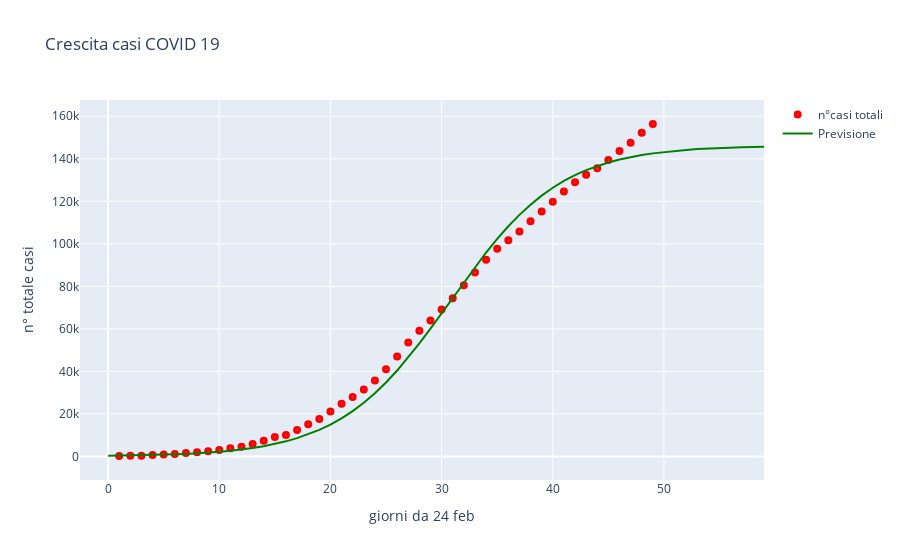

Write notebook code for a chart like this one.
### Markdown cell above
### Plot risultati ottenuti

### Code cell
fig=go.Figure()
fig.add_trace(go.Scatter(x=t, y=Nexp, mode='markers',name='n°casi totali', marker=dict(symbol=[200],color='red', size=8)))
fig.add_trace(go.Scatter(x=t1, y=sigma(t1,*popt), mode='lines',name='Previsione',marker_color='green'))
fig.update_layout(title='Crescita casi COVID 19', \
                  xaxis_title='giorni da 24 feb',yaxis_title='n° totale casi')

### Figure 1 — Plotly figure (JSON) as saved in the notebook; plotly's stock layout.template omitted (floating-point values rounded to 4 significant figures)
{"data": [{"marker": {"color": "red", "size": 8, "symbol": [200]}, "mode": "markers", "name": "n°casi totali", "type": "scatter", "x": [1, 2, 3, 4, 5, 6, 7, 8, 9, 10, 11, 12, 13, 14, 15, 16, 17, 18, 19, 20, 21, 22, 23, 24, 25, 26, 27, 28, 29, 30, 31, 32, 33, 34, 35, 36, 37, 38, 39, 40, 41, 42, 43, 44, 45, 46, 47, 48, 49], "y": [229, 322, 400, 650, 888, 1128, 1694, 2036, 2502, 3089, 3858, 4636, 5883, 7375, 9172, 10149, 12462, 15113, 17660, 21157, 24747, 27980, 31506, 35713, 41035, 47021, 53578, 59138, 63927, 69176, 74386, 80539, 86498, 92472, 97689, 101739, 105792, 110574, 115242, 119827, 124632, 128948, 132547, 135586, 139422, 143626, 147577, 152271, 156363]}, {"marker": {"color": "green"}, "mode": "lines", "name": "Previsione", "type": "scatter", "x": [0, 1, 2, 3, 4, 5, 6, 7, 8, 9, 10, 11, 12, 13, 14, 15, 16, 17, 18, 19, 20, 21, 22, 23, 24, 25, 26, 27, 28, 29, 30, 31, 32, 33, 34, 35, 36, 37, 38, 39, 40, 41, 42, 43, 44, 45, 46, 47, 48, 49, 50, 51, 52, 53, 54, 55, 56, 57, 58, 59], "y": [300.0, 366.6, 448.0, 547.3, 668.6, 816.6, 997.1, 1217.0, 1485.0, 1812.0, 2209.0, 2692.0, 3277.0, 3987.0, 4845.0, 5880.0, 7125.0, 8618.0, 10400.0, 12520.0, 15020.0, 17950.0, 21360.0, 25290.0, 29780.0, 34820.0, 40430.0, 46570.0, 53160.0, 60130.0, 67350.0, 74680.0, 81980.0, 89110.0, 95930.0, 102300.0, 108300.0, 113600.0, 118400.0, 122700.0, 126400.0, 129600.0, 132300.0, 134600.0, 136600.0, 138300.0, 139600.0, 140800.0, 141800.0, 142500.0, 143200.0, 143700.0, 144200.0, 144500.0, 144800.0, 145100.0, 145300.0, 145500.0, 145600.0, 145700.0]}], "layout": {"title": {"text": "Crescita casi COVID 19"}, "xaxis": {"title": {"text": "giorni da 24 feb"}}, "yaxis": {"title": {"text": "n° totale casi"}}}}
